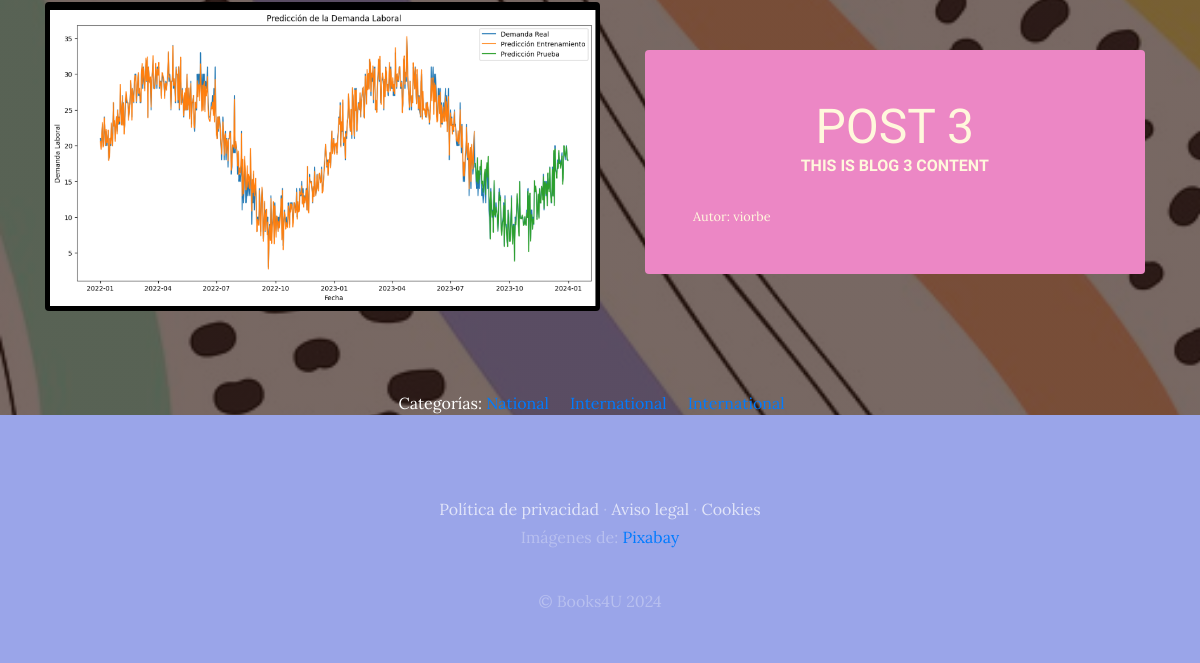
The page /blog/ (lower part) on the database as committed earlier.
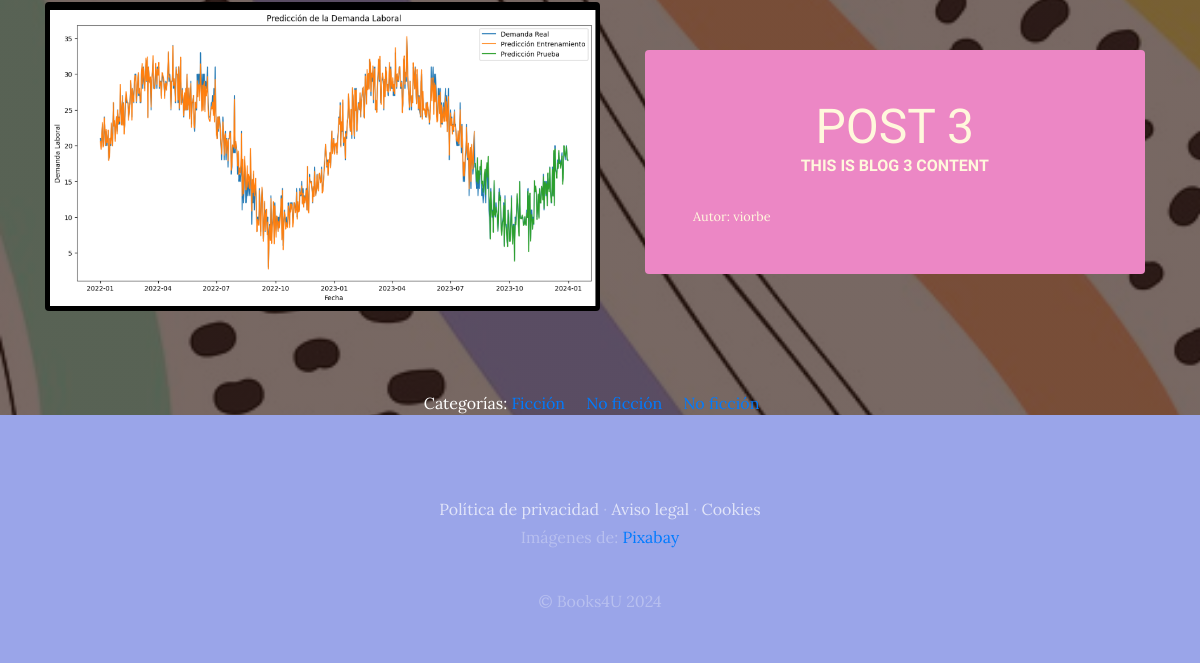
The same page on the database as committed later.
### BlogApp/models.py (models this page shows, shortened)
class Category(models.Model):
    name = models.CharField(max_length=100)
    createdAt = models.DateTimeField(auto_now_add=True)
    updatedAt = models.DateTimeField(auto_now_add=True)
    class Meta:
        verbose_name = ('category') # Model´name that should be displayed in the admin level
        verbose_name_plural = ('categories') # Model name that should be displayed in the admin level

### BlogApp/views.py (the view)
# urls.py: path('', views.blog, name="Blog"),
def blog(request):
    all_posts = Post.objects.all()
    return render(request, "BlogApp/blog.html", {"all_posts": all_posts})

### CartApp/context_processor.py (called while the page is built)
def total_cart_amount(request):
    total = 0
    if request.user.is_authenticated:
        for key, value in request.session.get("cart", {}).items():
            total += float(value["prize"])
    else:
        total="Debes registrarte"
    return {"total_cart_amount": total}

### BlogApp/templates/BlogApp/blog.html (shortened to what this page needs)
{% extends "WebProjectApp/base.html" %}
{% load static %}
{% block content %}
{% for post in all_posts %}
<section class="page-section clearfix">
  <div class="container">
    <div class="intro">
      {% if post.image %}
      <img
        class="intro-img img-fluid mb-3 mb-lg-0 rounded"
        src="{{post.image.url}}"
        alt="" style="width: 50%;"/>
      {% endif %}
      <div class="intro-text left-0 text-center bg-faded p-5 rounded">
        <h2 class="section-heading mb-4">
          <span class="section-heading-lower">{{ post.title }}</span>
          <span class="section-heading-upper">{{ post.content }}</span>
        </h2>
        <div style="text-align: left; font-size: 0.8em">
          Autor: {{ post.author }}
        </div>
      </div>
    </div>
  </div>
</section>
{% endfor %}
<section>
  <div style="width: 75%; margin: auto; text-align: center; color: white;">
  Categorías:
  {% for post in all_posts %}
    {% for category in post.categories.all %}
      <a href="{% url 'Categoria' category.id %}">{{ category.name }}</a> &nbsp;&nbsp;&nbsp;
    {% endfor %}
  {% endfor %}
  </section>
{% endblock %}

Rows that differ between the two databases and show on the page:
changed Category: name "National" → "Ficción"
changed Category: name "International" → "No ficción"
